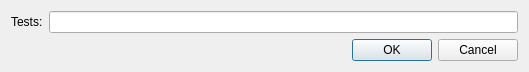
<?xml version="1.0" encoding="UTF-8"?>
<ui version="4.0">
 <class>QtcCppunit::Internal::TestNameDialog</class>
 <widget class="QDialog" name="QtcCppunit::Internal::TestNameDialog">
  <property name="geometry">
   <rect>
    <x>0</x>
    <y>0</y>
    <width>529</width>
    <height>69</height>
   </rect>
  </property>
  <property name="windowTitle">
   <string>Create Test</string>
  </property>
  <layout class="QVBoxLayout" name="verticalLayout">
   <item>
    <layout class="QHBoxLayout" name="horizontalLayout">
     <item>
      <widget class="QLabel" name="label">
       <property name="text">
        <string>Tests:</string>
       </property>
      </widget>
     </item>
     <item>
      <widget class="QLineEdit" name="lineEdit"/>
     </item>
    </layout>
   </item>
   <item>
    <widget class="QDialogButtonBox" name="buttonBox">
     <property name="orientation">
      <enum>Qt::Horizontal</enum>
     </property>
     <property name="standardButtons">
      <set>QDialogButtonBox::Cancel|QDialogButtonBox::Ok</set>
     </property>
    </widget>
   </item>
  </layout>
 </widget>
 <resources/>
 <connections>
  <connection>
   <sender>buttonBox</sender>
   <signal>accepted()</signal>
   <receiver>QtcCppunit::Internal::TestNameDialog</receiver>
   <slot>accept()</slot>
   <hints>
    <hint type="sourcelabel">
     <x>408</x>
     <y>164</y>
    </hint>
    <hint type="destinationlabel">
     <x>157</x>
     <y>188</y>
    </hint>
   </hints>
  </connection>
  <connection>
   <sender>buttonBox</sender>
   <signal>rejected()</signal>
   <receiver>QtcCppunit::Internal::TestNameDialog</receiver>
   <slot>reject()</slot>
   <hints>
    <hint type="sourcelabel">
     <x>476</x>
     <y>170</y>
    </hint>
    <hint type="destinationlabel">
     <x>286</x>
     <y>188</y>
    </hint>
   </hints>
  </connection>
 </connections>
</ui>
